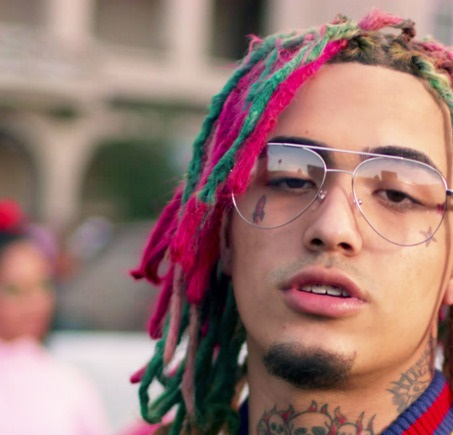
#> input picture Examples/Lil Pump/0.jpg, 453 x 435 px; the run also reads 1 picture not shown here
$ python panorama.py 'Examples/Lil Pump/0.jpg' 'Examples/Lil Pump/1.jpg' 'Examples/Lil Pump/1.jpg' 'Examples/Lil Pump/1.jpg'
#> lines starting #> are read from the running program, lines starting #| are printed output that depends on the picture
import cv2
import sys
import imutils

#parse top level pictures
topInput = []
topInput.append(sys.argv[1])
topInput.append(sys.argv[2])

#parse bottom level pictures
bottomInput = []
bottomInput.append(sys.argv[3])
bottomInput.append(sys.argv[4])

#stitch together top level
imgs = []
for currentImage in topInput:
    img = cv2.imread(currentImage)
#> img is the input picture: shape (435, 453, 3); mean B, G, R 113.8, 119.4, 154
    if img is None:
        print("Can't read image " + currentImage)
        sys.exit(-1)
    imgs.append(img)

stitcher = cv2.Stitcher.create(cv2.Stitcher_PANORAMA)
status, topStitched = stitcher.stitch(imgs)
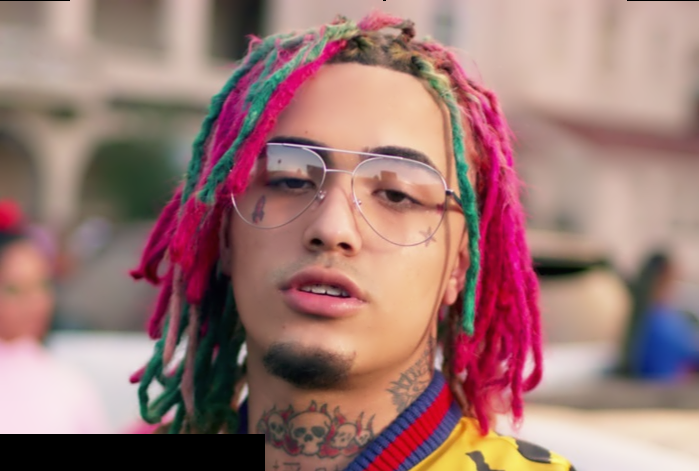
#> topStitched: shape (471, 699, 3); mean of channels 0, 1, 2 115.8, 119.7, 156.8; drawn as B, G, R
#> status = 0

if status != cv2.Stitcher_OK:
    print("Can't stitch images, not enough overlap!")
    sys.exit(-1)

#stitch together bottom level
imgs = []
for currentImage in bottomInput:
    img = cv2.imread(currentImage)
    if img is None:
        print("Can't read image " + currentImage)
        sys.exit(-1)
    imgs.append(img)

stitcher = cv2.Stitcher.create(cv2.Stitcher_PANORAMA)
status, bottomStitched = stitcher.stitch(imgs)
#> status = 1

if status != cv2.Stitcher_OK:
    print("Can't stitch images, not enough overlap!")
#> (the run stopped early here; a loop or call above may not have finished)
